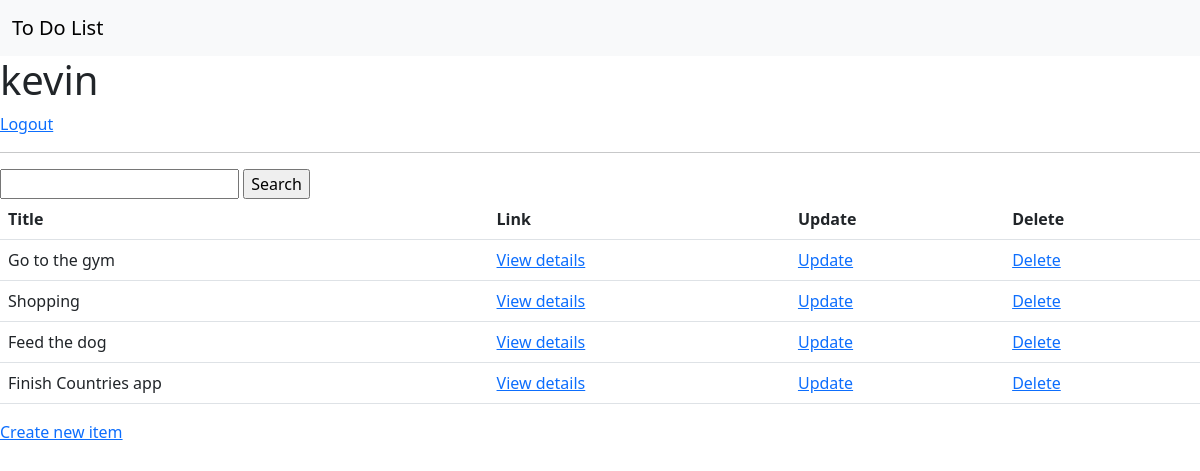
Before: / (signed in) with the older database file.
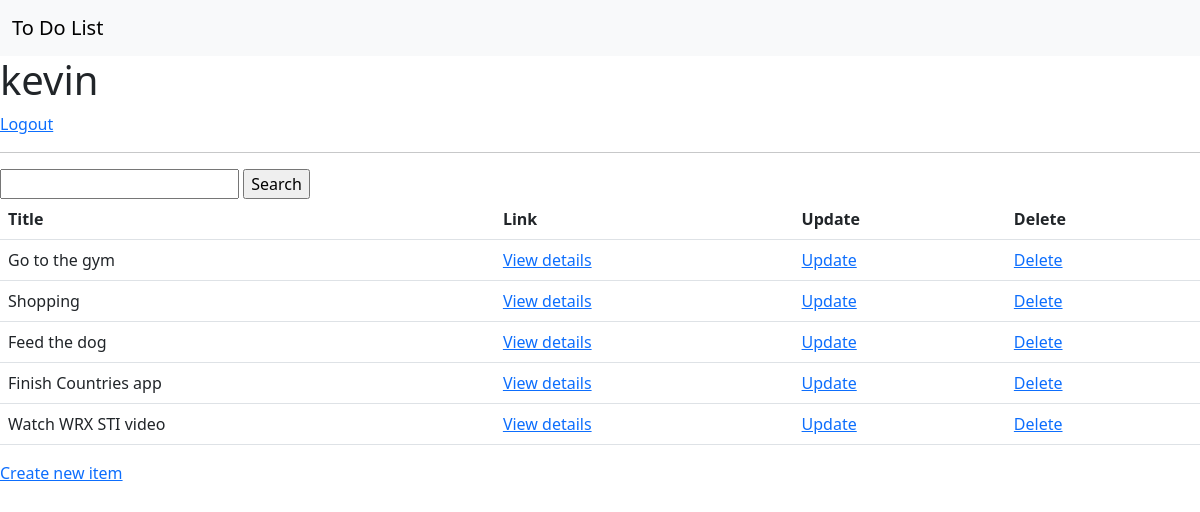
After: the same page with the newer database file.
### base/models.py (models this page shows, shortened)
class Task(models.Model):
    user = models.ForeignKey(User, on_delete=models.CASCADE)
    title = models.CharField(max_length=200)
    details = models.TextField(null=True, blank=True)
    complete = models.BooleanField(default=False)
    created = models.DateTimeField(auto_now_add=True)
    class Meta:
        ordering = ['complete', ]

### base/views.py (the view)
# urls.py: path('', List.as_view(), name='list'),
class List(LoginRequiredMixin, ListView):
    model = Task
    template_name = 'list.html'
    context_object_name = 'tasks'
    def get_context_data(self, **kwargs):
        context = super().get_context_data(**kwargs)
        context['tasks'] = context['tasks'].filter(user=self.request.user)
        context['count'] = context['tasks'].filter(complete=False).count()
        search_input = self.request.GET.get('search_area') or ''
        if search_input:
            context['tasks'] = context['tasks'].filter(title__icontains=search_input)
        context['search_input'] = search_input
        return context

### base/templates/list.html (shortened to what this page needs)
{% extends 'base.html' %}
{% block content %}
{% if request.user.is_authenticated %}
<h1>{{request.user}}</h1>
<a href="{% url 'logout' %}">Logout</a>
{% else %}
<a href="{% url 'login' %}">Login</a>
{% endif %}
<hr>
<form method="GET">
    <input type="text" name="search_area" value="{{ search_input }}">
    <input type="submit" value="Search">
</form>
<table class="table">
  <thead>
    <tr>
      <th scope="col">Title</th>
      <th scope="col">Link</th>
      <th scope="col">Update</th>
      <th scope="col">Delete</th>
    </tr>
  </thead>
  <tbody>
  {% if not tasks %}
    <p>No item to display</p>
    {% else %}
    {% for item in tasks %}
    <tr>
        <td>{{ item.title }}</td>
        <td><a href="{% url 'detail' item.id %}">View details</a></td>
        <td><a href="{% url 'update' item.id %}">Update</a></td>
        <td><a href="{% url 'delete' item.id %}">Delete</a></td>
    </tr>
    {% endfor %}
    {% endif %}
  </tbody>
</table>
<p><a href="{% url 'create' %}">Create new item</a></p>
{% endblock %}

Changed rows visible on the page:
added Task: title "Watch WRX STI video"
